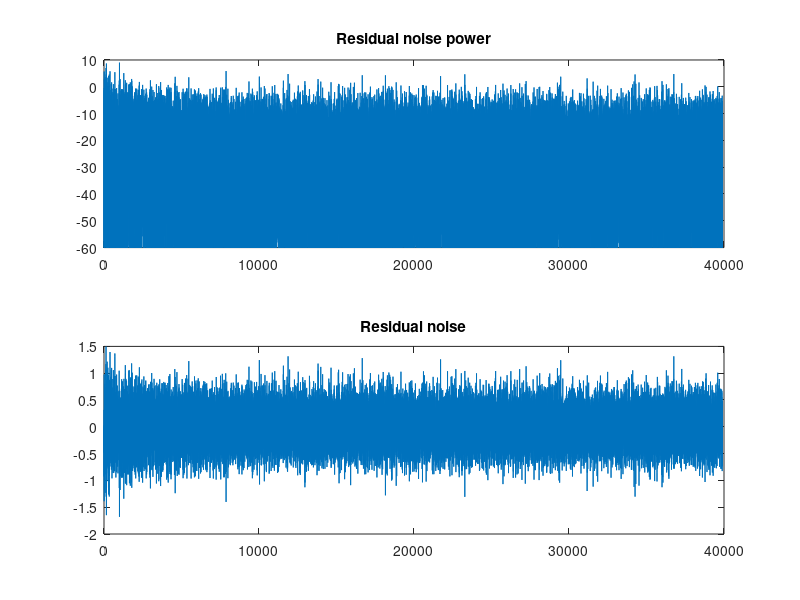
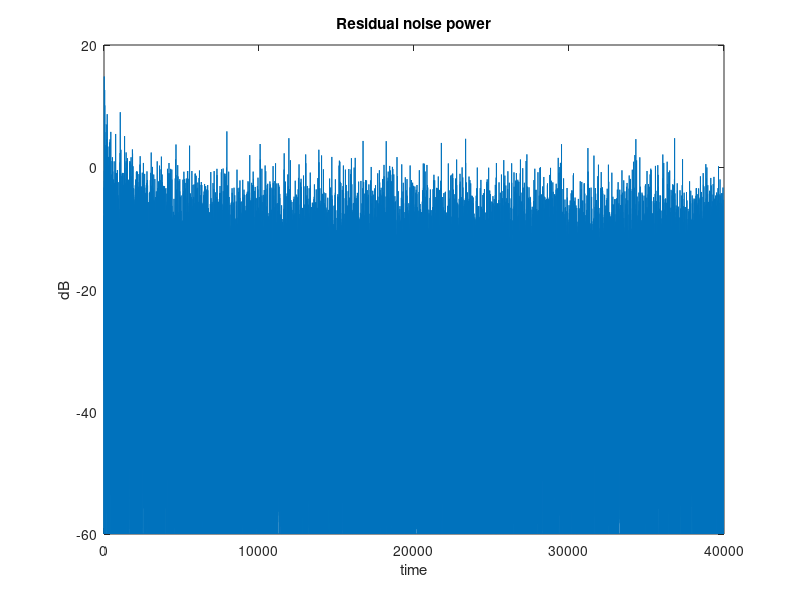

The MATLAB script that drew these images, in order:
%% MIAS project 2015/2016 ("A New Feedforward Hybrid ANC System", Xiao, Wang, 2011)

close all, clear all, clc

play = 0; % play error signal after noise cancellation
verbose_identification = 0; % show residual error and S_hat(z) estimation accuracy

%% Parameters
N = 40000; % number of iterations
M_p = 41; % P(z) order
M = 21; % S(z) order
M_hat = 31; % S_hat(z) order
L = 51; % H(z) order (adaptive control filter)
frequencies = [0.03*pi; 0.06*pi; 0.09*pi]; % sinusoidal noise component
a_r = [2.0; 1.0; 0.5]; % DFCs 
b_r = [-1.0; -0.5; 0.1]; % DFCs
sigma_p = 0.1; % variance of uncorrelated noise affecting e(n)
sigma_w = 1.0; % variance of reference broadband noise component
mu_h = 0.0007; % broadband stepsize
mu_c_min = 0.00001; 
alpha = 0.9998;
mu_c = zeros(N,1); % sinusoidal noise canceller stepsize
mu_c_max = 0.05; % initial value
mu_n = 0.01; % narrowband stepsize

% fast convergence and low-order adaptive filter
% L = 21; mu_h = 0.0018; %(0.1/L = 0.048)
% firework noise 
% mu_h = 0.010;

%% Filters
P = [fir1(M_p-1, 0.4)]'; % primary path P(z)
S = [fir1(M-1, 0.4)]'; % secondary path S(z)
S_hat = zeros(M_hat,1); % secondary path estimation
h = zeros(L,1); % adaptive control filter
a_c_hat = zeros(length(frequencies),1); % adaptive coefficients (Sinusoidal Noise Canceller)
b_c_hat = zeros(length(frequencies),1);
a_hat = zeros(length(frequencies),1); % adaptive coefficients (Narrowband ANC Subsystem)
b_hat = zeros(length(frequencies),1);


%% Signals (see Fig. 1)
p_0 = zeros(N,1); % primary noise
e_0 = zeros(N,1);
e_0_prime = zeros(N,1);
e = zeros(N,1);
y_w = zeros(N,1);
v_p = randn(N,1)*sqrt(sigma_p); % uncorrelated noise acting on the error microphone
x = zeros(N,1); % reference noise after SNC action (only wideband component remains)
x_hat = zeros(N,1);
y = zeros(N,1); % = y_w + y_f
y_f = zeros(N,1);


% compute reference noise x_r(n)
x_r = randn(N,1)*sqrt(sigma_w); % broadband component
q = length(frequencies); % number of frequencies
time = 1:N;
for ii = 1:q
    x_a_i = [cos(frequencies(ii)*time)]';
    x_b_i = [sin(frequencies(ii)*time)]';
    x_r = x_r + a_r(ii)*x_a_i + b_r(ii)*x_b_i;
end
x_r = x_r/std(x_r);
% normalise so that the signal power is 1

x_a = zeros(N, q); % reference signals for narrowband ANC
x_b = zeros(N, q); 
x_a_hat = zeros(N, q); % reference signals convoluted with S^(z)
x_b_hat = zeros(N, q);
for ii = 1:q
    x_a(:, ii) = cos(frequencies(ii)*time);
    x_b(:, ii) = sin(frequencies(ii)*time);
end



%% Identification of S_hat(z)
mu_s = 0.001;
omega = 1;
N_s = 10000;
x_s = randn(N_s,1)*omega; % input noise for identification
d_s = zeros(N_s,1);
y_s = zeros(N_s,1);
e_s = zeros(N_s,1);
disp('Identifying S_hat(z)...')
for n = M_hat+1:N_s
    % compute d_s(n)
    X_s = x_s(n:-1:n-M+1);
    d_s(n) = S'*X_s;
    % compute y_s(n)
    X_s = x_s(n:-1:n-M_hat+1);
    y_s(n) = S_hat'*X_s;
    % compute e(n) and update weights
    e_s(n) = d_s(n) - y_s(n);
    S_hat = S_hat + mu_s*e_s(n)*X_s;
end
disp('Identification complete.')

if verbose_identification == 1
    figure
    plot(e_s), axis([1 N_s -1.1 1.1])
    title('e(n)')
    figure, freqz(S,1)
    figure, freqz(S_hat,1)
    pause
    close all
end


%% Algorithm (conventional broadband ANC)
first_sample = max([M_p, M, L, M_hat]);
mu_c(first_sample) = mu_c_max;
for n = first_sample:N
    %% sinusoidal noise canceller (SNC) subsystem
    x(n) = x_r(n);
    for ii = 1:q
        x(n) = x(n) - a_c_hat(ii)*x_a(n, ii) - b_c_hat(ii)*x_b(n, ii);
    end
    
    % update coefficients and stepsize
    for ii = 1:q
        a_c_hat(ii) = a_c_hat(ii) + mu_c(n)*x(n)*x_a(n, ii);
        b_c_hat(ii) = b_c_hat(ii) + mu_c(n)*x(n)*x_b(n, ii);
    end
    mu_c(n+1) = alpha*mu_c(n) + (1-alpha)*mu_c_min; % adaptive stepsize
    
    
    %% broadband and narrowband ANC subsystems
    % compute primary noise p_0(n)
    X_r = x_r(n:-1:n-M_p+1);
    p_0(n) = P'*X_r;
    
    % compute y_w(n)
    X_r = x_r(n:-1:n-L+1);
    y_w(n) = h'*X_r;
    
    % compute y_f(n)
    for ii = 1:q
        y_f(n) = y_f(n) + a_hat(ii)*x_a(n, ii) + b_hat(ii)*x_b(n, ii);
    end
    
    % compute y(n)
    y(n) = y_f(n) + y_w(n);
    
    % compute e_0(n)
    e_0(n) = p_0(n) - y(n);
    
    % compute e_0_prime(n)
    E_0 = e_0(n:-1:n-M+1);
    e_0_prime(n) = S'*E_0;
    
    e(n) = e_0_prime(n) + v_p(n); % add (uncorrelated) measurement noise
    
    % compute broadband reference signal
    X = x(n:-1:n-M_hat+1);
    x_hat(n) = S_hat'*X;
    
    % convolve narrowband reference signals
    for ii = 1:q
        X_a = x_a(n:-1:n-M_hat+1, ii);
        x_a_hat(n, ii) = S_hat'*X_a;
        X_b = x_b(n:-1:n-M_hat+1, ii);
        x_b_hat(n, ii) = S_hat'*X_b;
    end
    
    % update broadband filter H(z)
    X_hat = x_hat(n:-1:n-L+1);
    h = h + mu_h*e(n)*X_hat;
    
    % update narrowband coefficients
    for ii = 1:q
        a_hat(ii) = a_hat(ii) + mu_n*e(n)*x_a_hat(n, ii);
        b_hat(ii) = b_hat(ii) + mu_n*e(n)*x_b_hat(n, ii);
    end
    
    if e(n) > 5 % diverging
       disp(['out at ', num2str(n)]), return
    end
    %}
end

%{d
figure
res_pow = e(first_sample*2:end).^2;
res_pow(res_pow < sigma_p/100) = sigma_p/100;
subplot(211), plot(20*log10(res_pow)), title('Residual noise power')
subplot(212), plot(e(first_sample*2:end)), title('Residual noise')%, axis([1, N, -1 1])
%subplot(313)
%[spectrum_e,omega] = periodogram(e(first_sample*2:end));
%plot(omega, 20*log10(spectrum_e)), title('Residual noise spectrum')
%}

%{d
figure
res_pow = e(first_sample:end).^2;
res_pow(res_pow < 0.001) = 0.001;
plot(20*log10(res_pow)), xlabel('time'), ylabel('dB'), title('Residual noise power')
%}
if play == 1
    sound(e(first_sample:end), 20000)
end

%{
% check if SNC works with the given alpha
close all,  figure
[spectrum_x, omega] = periodogram(x(first_sample*2:end));
plot(omega, spectrum_x)
%}